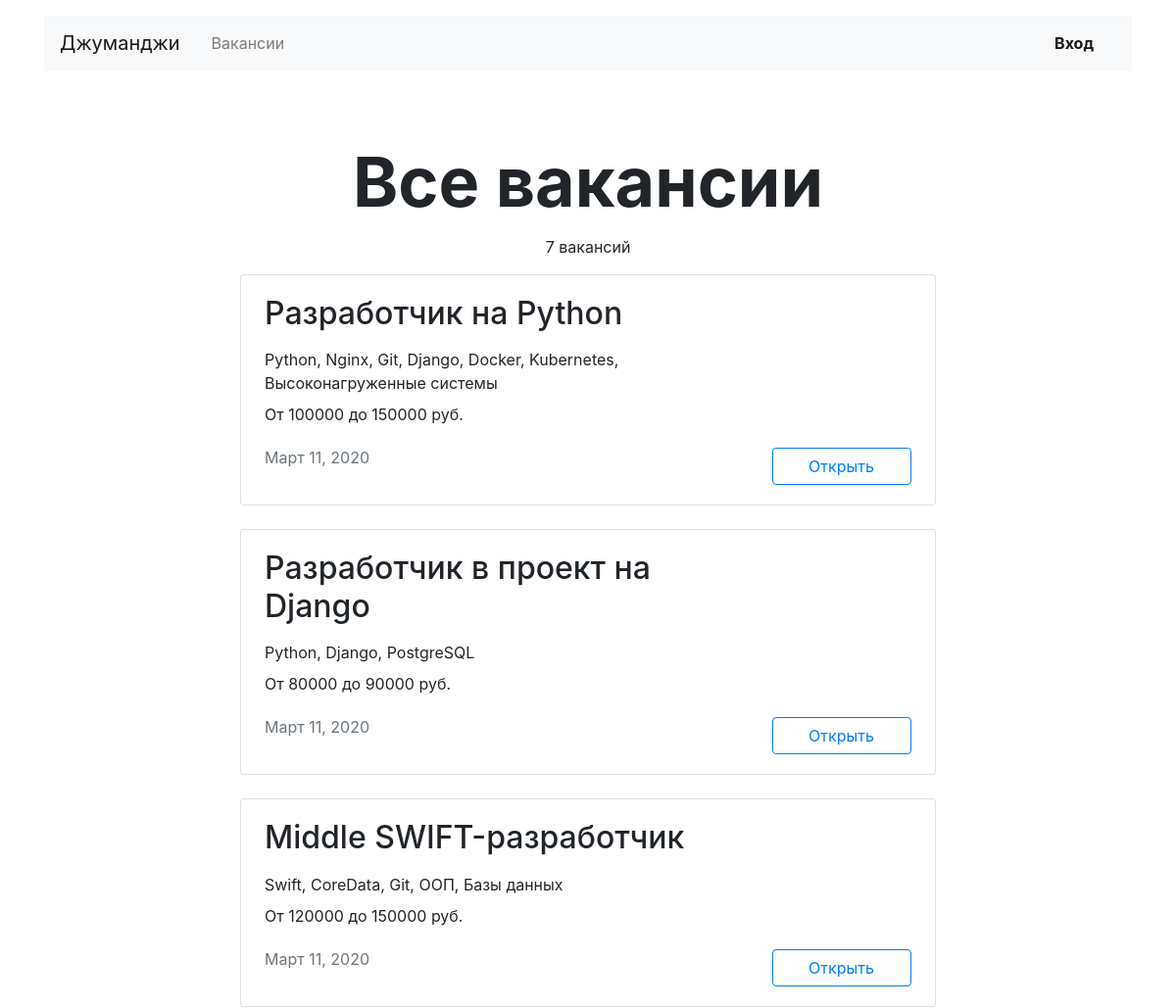
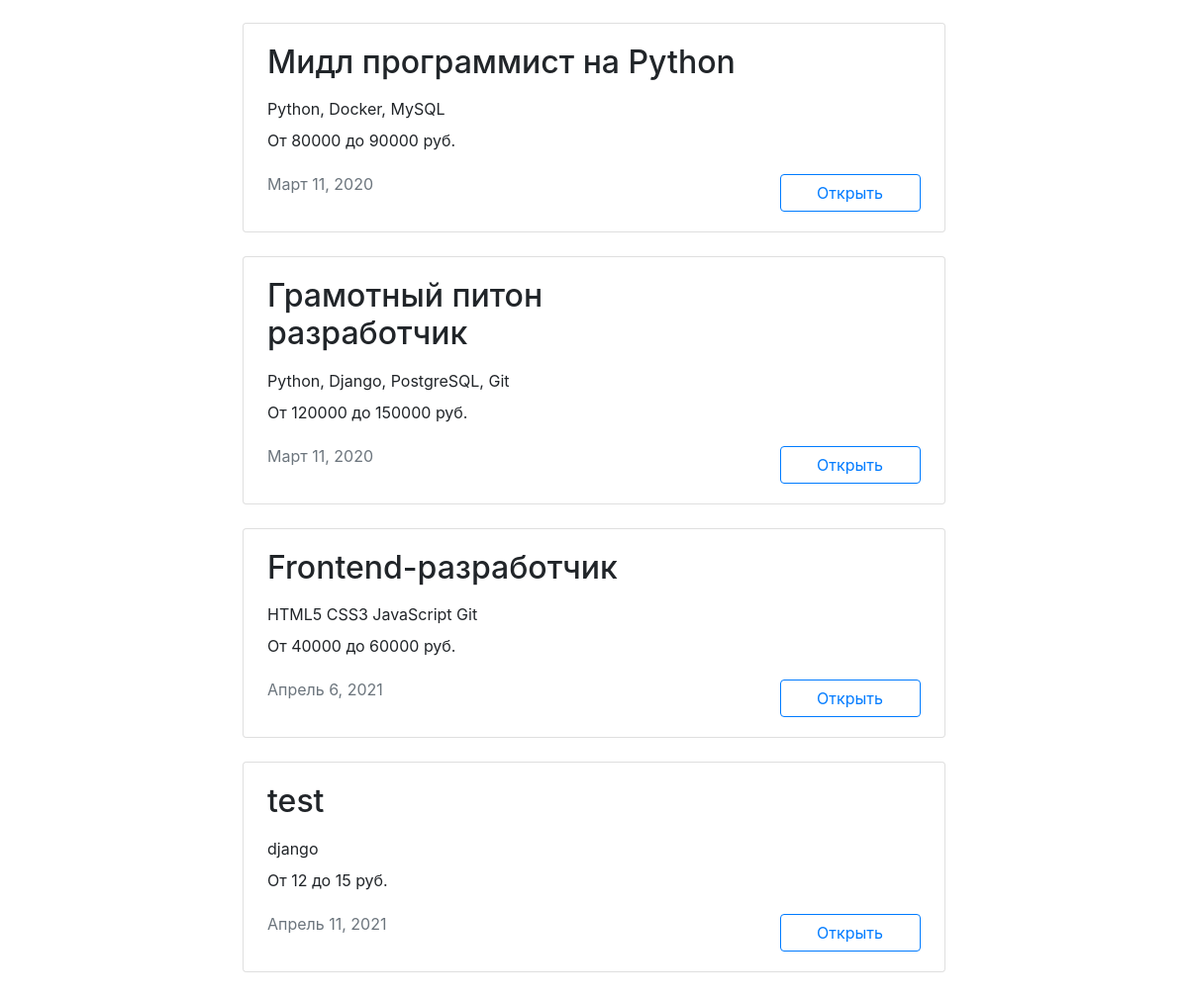
/vacancies/, run on an earlier commit of the app's database (2 pictures, top to bottom).
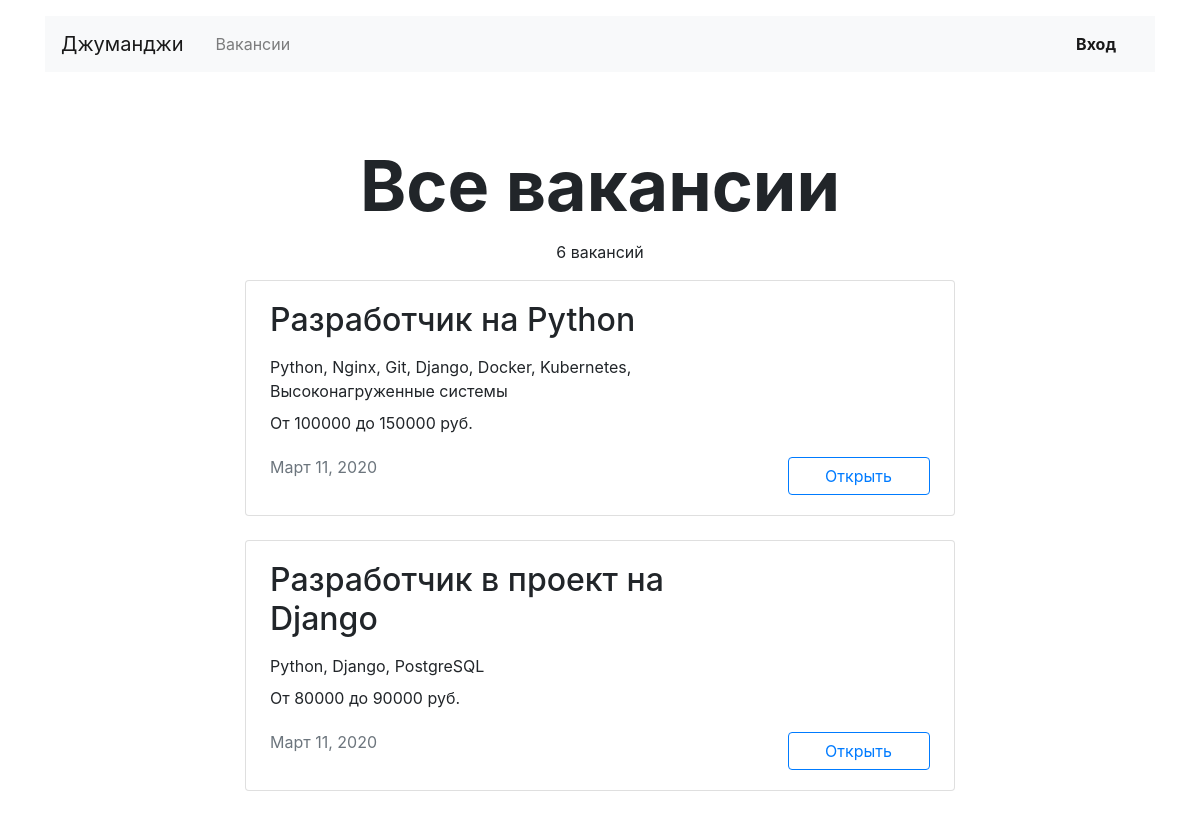
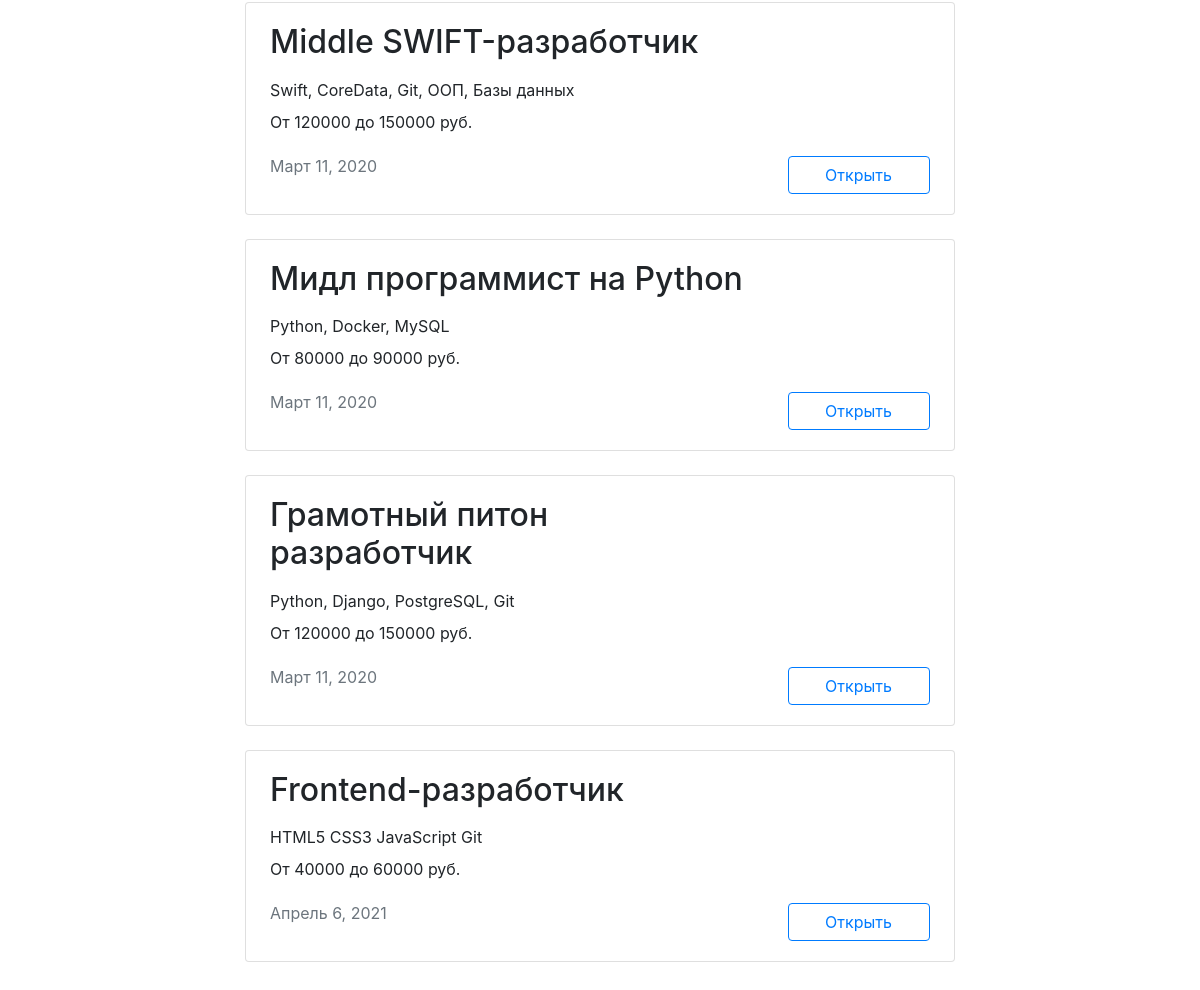
And on a later commit of the database (2 pictures, top to bottom).
### vacancies/models.py (models this page shows, shortened)
class Vacancy(models.Model):
    title = models.CharField(max_length=50, verbose_name='Название вакансии')
    specialty = models.ForeignKey('Specialty', related_name="vacancies", on_delete=models.CASCADE,
                                  verbose_name='Специализация')
    company = models.ForeignKey('Company', related_name="vacancies", on_delete=models.CASCADE)
    skills = models.CharField(max_length=200, verbose_name='Требуемые навыки')
    description = models.TextField(verbose_name='Описание вакансии')
    salary_min = models.IntegerField(verbose_name='Зарплата от')
    salary_max = models.IntegerField(verbose_name='Зарплата до')
    published_at = models.DateField(default=timezone.now)

### vacancies/views.py (the view)
# urls.py: path('vacancies/', views.ListVacanciesView.as_view(), name='list_all_vacancies'),
class ListVacanciesView(View):
    def get(self, request):
        vacancies = Vacancy.objects.all()
        return render(request, 'vacancies/vacancies.html', {'vacancies': vacancies})

### vacancies/templatetags/ru_pluralize.py (called while the page is built)
@register.filter()
def ru_pluralize(number: Union[int, str], arg: str = 'дурак,дурака,дураков'):
    nominative_singular, genitive_singular, genitive_plural = arg.split(',')
    number = abs(int(number))
    if 10 <= number % 100 <= 20:
        return f'{number} {genitive_plural}'
    if number % 10 == 1:
        return f'{number} {nominative_singular}'
    if 2 <= number % 10 <= 4:
        return f'{number} {genitive_singular}'
    return f'{number} {genitive_plural}'

### vacancies/templates/vacancies/vacancies.html (shortened to what this page needs)
{% extends 'vacancies/base.html' %}
{% load ru_pluralize %}
{% block content %}
  <main class="container mt-3">
    <section>
    {% if specialty in specialties.code %}
      <h1 class="h1 text-center mx-auto mt-4 pt-5" style="font-size: 70px;"><strong>{{ specialties.title }}</strong></h1>
      <p class="text-center pt-1">{{ specialties.vacancies.count|ru_pluralize:'вакансия,вакансии,вакансий' }} </p>
    {% for vacancy in vacancies_by_specialty %}
            <div class="col-12 col-lg-8 offset-lg-2 m-auto">
                <div class="card mb-4">
                  <div class="card-body px-4">
                    <div class="row">
                      <div class="col-12 col-md-8 col-lg-9">
                  <h2 class="h2 pb-2">{{ vacancy.title }}</h2>
                  <p class="mb-2">{{ vacancy.skills }}</p>
                  <p>От {{ vacancy.salary_min }} до {{ vacancy.salary_max }} руб.</p>
                  <p class="text-muted pt-1">{{ vacancy.published_at }}</p>
                </div>
                <div class="col-12 col-md-4 col-lg-3 d-flex align-items-end">
                  <a href="{% url 'vacancy' vacancy.id %}"><button style="width:142px" class="btn btn-outline-primary">Открыть</button></a>
                </div>
              </div>
            </div>
          </div>
        </div>
    {% endfor %}
    {% else %}
      <h1 class="h1 text-center mx-auto mt-4 pt-5" style="font-size: 70px;"><strong>Все вакансии</strong></h1>
      <p class="text-center pt-1">{{ vacancies.count|ru_pluralize:'вакансия,вакансии,вакансий' }}</p>
    {% for vacancy in vacancies %}
            <div class="col-12 col-lg-8 offset-lg-2 m-auto">
                <div class="card mb-4">
                  <div  class="card-body px-4">
                    <div class="row">
                      <div class="col-12 col-md-8 col-lg-9">
                  <h2 class="h2 pb-2">{{ vacancy.title }}</h2>
                  <p class="mb-2">{{ vacancy.skills }}</p>
                  <p>От {{ vacancy.salary_min }} до {{ vacancy.salary_max }} руб.</p>
                  <p class="text-muted pt-1">{{ vacancy.published_at }}</p>
                </div>
                <div class="col-12 col-md-4 col-lg-3 d-flex align-items-end">
                  <a href="{% url 'vacancy' vacancy.id %}"><button style="width:142px" class="btn btn-outline-primary">Открыть</button></a>
                </div>
              </div>
            </div>
          </div>
        </div>
    {% endfor %}
    {% endif %}
    </section>
  </main>
{% endblock %}

What changed in the data, as far as the page shows it:
removed Vacancy: title "test", skills "django", salary_min "12", salary_max "15", published_at "Апрель 11, 2021"
Also different on the page:
{{ vacancies.count|ru_pluralize:'вакансия,вакансии,вакансий' }}: "7 вакансий" → "6 вакансий"
